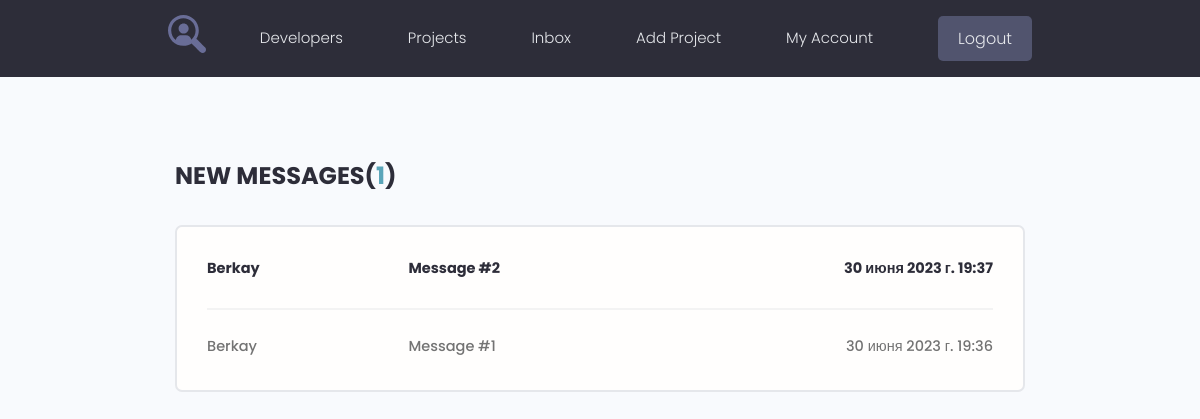
Page /inbox/ (signed in) on the earlier database version.
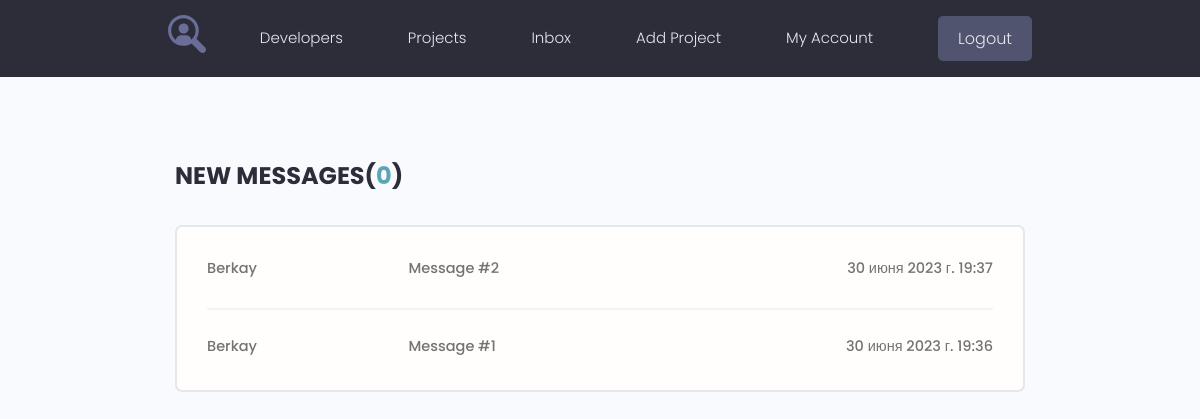
Same page on the later database version.
### users/models.py (models this page shows, shortened)
class Message(models.Model):
    sender = models.ForeignKey(Profile, on_delete=models.SET_NULL, blank=True, null=True)
    recipient = models.ForeignKey(Profile, on_delete=models.SET_NULL, blank=True, null=True, related_name='messages')
    name = models.CharField(max_length=200, null=True, blank=True)
    email = models.EmailField(max_length=200, null=True, blank=True)
    subject = models.CharField(max_length=200, null=True, blank=True)
    body = models.TextField()
    is_read = models.BooleanField(default=False)
    created = models.DateTimeField(auto_now_add=True)
    class Meta:
        ordering = [
            'is_read',
            '-created',
        ]

### users/views.py (the view)
# urls.py: path('inbox/', inbox, name='inbox'),
@login_required(login_url='login')
def inbox(request):
    profile = request.user.profile
    message_requests = profile.messages.all()
    unread_count = message_requests.filter(is_read=False).count()
    context = {
        'message_requests': message_requests,
        'unread_count': unread_count,
    }
    return render(request, 'users/inbox.html', context=context)

### users/templates/users/inbox.html
{% extends 'projects/base.html' %}
{% block content %}
    <main class="inbox my-xl">
      <div class="content-box">
        <h3 class="inbox__title">New Messages(<span>{{ unread_count }}</span>)</h3>
        <ul class="messages">
          {% for message in message_requests %}
            {% if message.is_read %}
              <li class="message">
            {% else %}
              <li class="message message--unread">
            {% endif %}
                <a href="{% url 'message' message.id %}">
                  <span class="message__author">{{ message.name }}</span>
                  <span class="message__subject">{{ message.subject }}</span>
                  <span class="message__date">{{ message.created }}</span>
                </a>
              </li>
          {% endfor %}
        </ul>
      </div>
    </main>
{% endblock %}

Differences in the rows shown:
changed Message "Message #2": is_read False → True (drawn)
Other differences:
{{ unread_count }}: "1" → "0"
